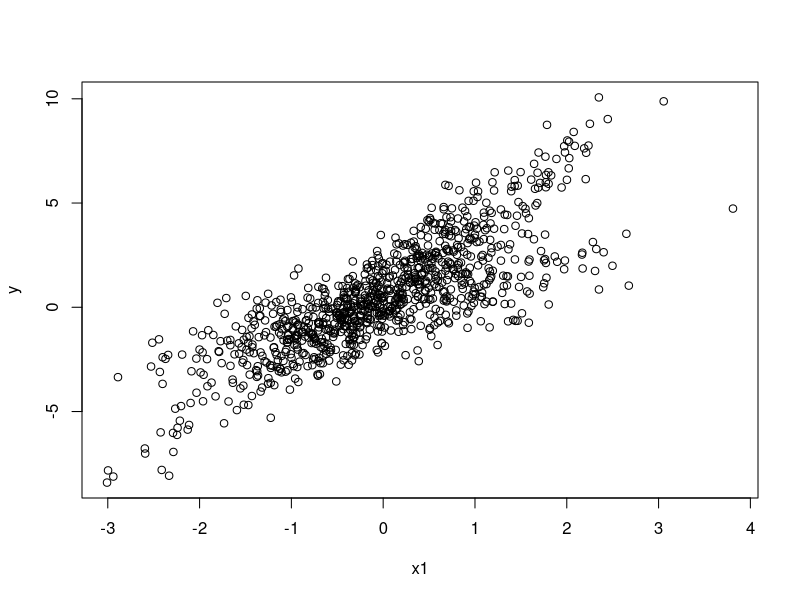
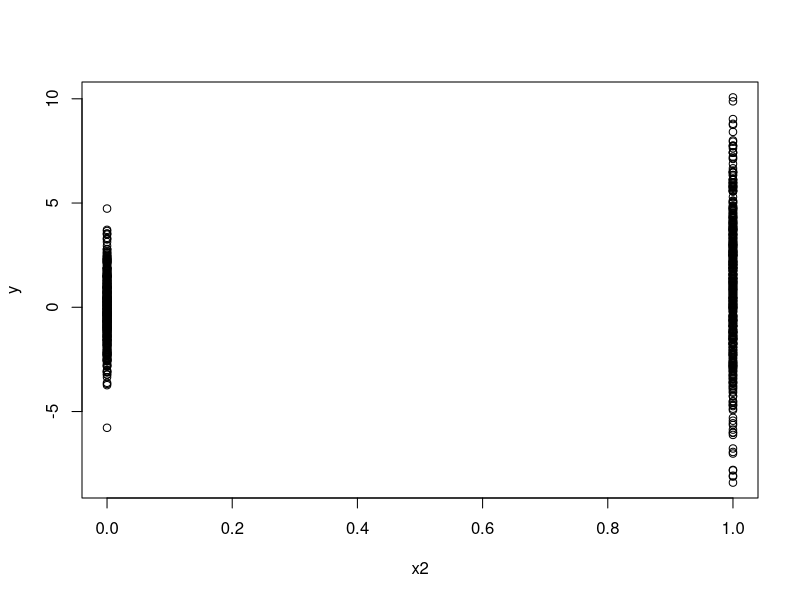
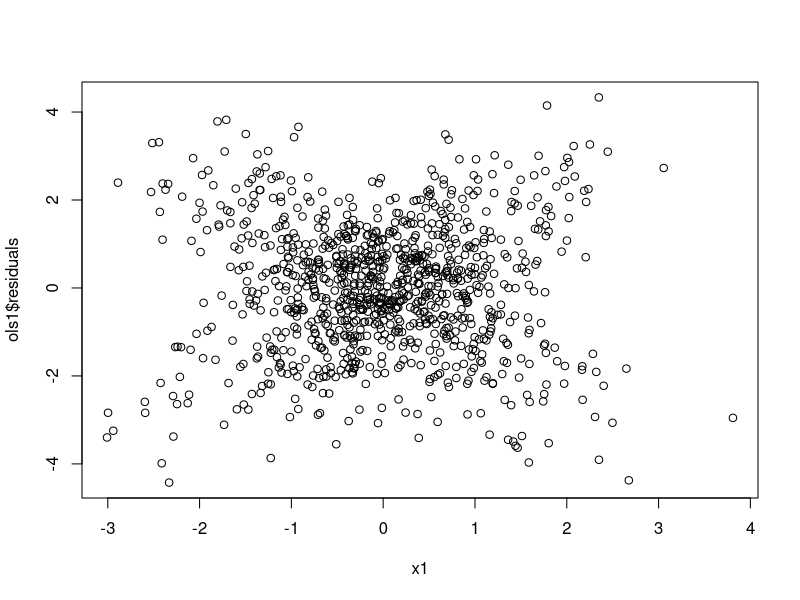
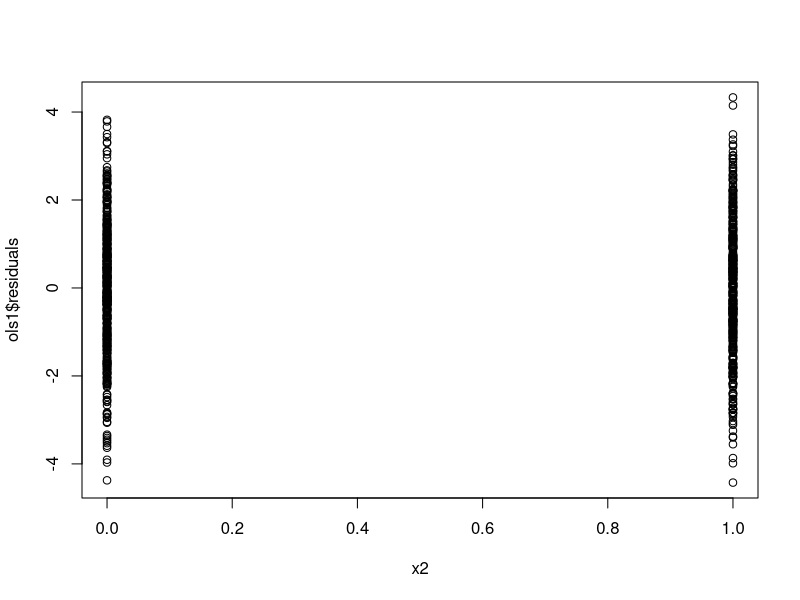

These charts were generated, in order, by the following R code:
# OLS interaction plots

# Interactions are important, but they're hard to understand without visualization.
# This script works through how to visualize interactions in linear regression models.


# Plots for identifying interactions
set.seed(1)
x1 <- rnorm(1000)
x2 <- rbinom(1000,1,.5)
y <- x1 + x2 + (2*x1*x2) + rnorm(1000)

# Interactions (at least in fake data) tend to produce weird plots:
plot(y~x1)
plot(y~x2)
# This means they also produce weird residual plots:
ols1 <- lm(y ~ x1 + x2)
plot(ols1$residuals ~ x1)
plot(ols1$residuals ~ x2)
# For example, in the first plot we find that there are clearly two relationships between `y` and `x1`, one positive and one negative.
# We thus want to model this using an interaction:
ols2 <- lm(y ~ x1 + x2 + x1:x2)
summary(ols2)
# Note: This is equivalent to either of the following:
summary(lm(y ~ x1 + x2 + x1*x2))
summary(lm(y ~ x1*x2))
# However, specifying only the interaction...
summary(lm(y ~ x1:x2))
# produces an incomplete (and thus invalid) model.
# Now let's figure out how to visualize this interaction based upon the complete/correct model.



# Predicted outcomes
# The easiest way of examining interactions is with predicted outcomes plots.
# We simply want to show the predicted value of the outcome based upon combinations of input variables.



# Marginal effects
# A common way of examining interactions is with marginal effects.
# Note: I am somewhat skeptical of these plots, but many people like them, so we'll learn about them.

